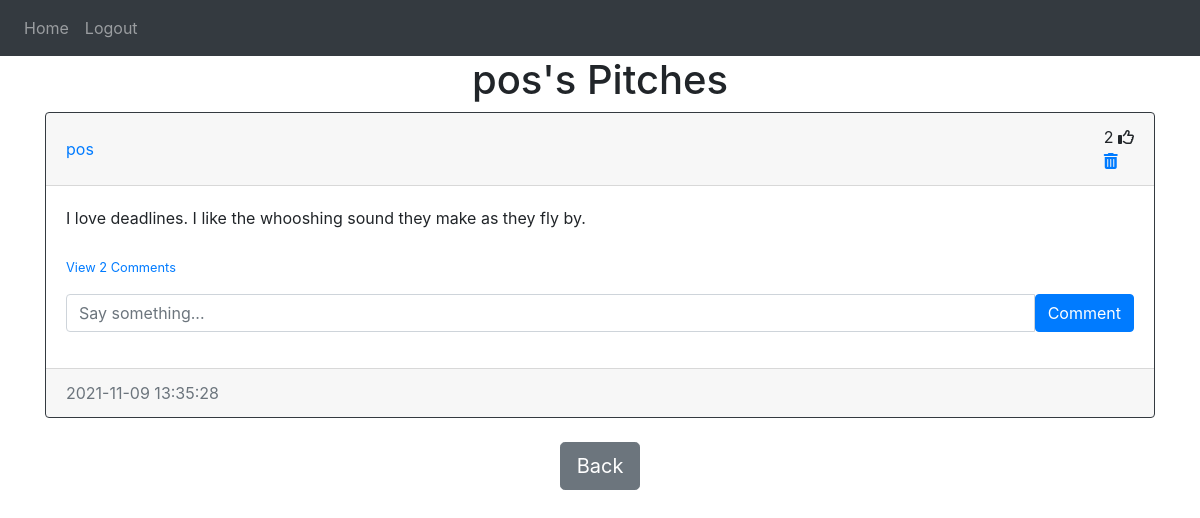
Page /pitches/pos (signed in) on the committed database.
### website/models.py (models this page shows)
class User(db.Model, UserMixin):
    id = db.Column(db.Integer, primary_key=True)
    email = db.Column(db.String(150), unique=True)
    username = db.Column(db.String(150), unique=True)
    password = db.Column(db.String(150))
    date_created = db.Column(db.DateTime(timezone=True), default=func.now())
    posts = db.relationship('Post', backref='user', passive_deletes=True)
    comments = db.relationship('Comment', backref='user', passive_deletes=True)
    likes = db.relationship('Like', backref='user', passive_deletes=True)

class Post(db.Model):
    id = db.Column(db.Integer, primary_key=True)
    text = db.Column(db.Text, nullable=False)
    date_created = db.Column(db.DateTime(timezone=True), default=func.now())
    author = db.Column(db.Integer, db.ForeignKey('user.id', ondelete="CASCADE"), nullable=False)
    comments = db.relationship('Comment', backref='post', passive_deletes=True)
    likes = db.relationship('Like', backref='post', passive_deletes=True)

### website/views.py (the view)
@views.route('/pitches/<username>')
@login_required
def pitches(username):
    user = User.query.filter_by(username=username).first()
    if not user:
        flash('No user with that username exists.', category='error')
        return redirect(url_for('views.home'))
    posts = user.posts
    return render_template('pitches.html',user=current_user,posts=posts,username=username)

### website/__init__.py (called while the page is built)
def create_app():
    app = Flask(__name__)
    app.config['SECRET_KEY'] = 'eowqiepowqipeoeoqwpeoiwpqoei'
    app.config['SQLALCHEMY_DATABASE_URI'] = f'sqlite:///{DB_NAME}'
    db.init_app(app)
    from .views import views
    from .auth import auth
    app.register_blueprint(views, url_prefix='/')
    app.register_blueprint(auth, url_prefix='/')
    from .models import User, Post,Comment,Like
    login_manager =LoginManager()
    login_manager.login_view = 'auth.login'
    login_manager.init_app(app)
    @login_manager.user_loader
    def load_user(id):
        return User.query.get(int(id))
    create_database(app)
    return app

### website/templates/pitches.html (shortened to what this page needs)
{% extends 'pitch_div.html' %}
{% block header %}
{{username}}'s Pitches
{% endblock %}
{% block footer %}
<div align="center">
    <a href="/home"
      ><button type="button" class="btn btn-secondary btn-lg">Back</button></a
    >
  </div>
{% endblock %}

### website/templates/pitch_div.html (shortened to what this page needs)
{% extends 'base.html' %}
{% block content %}
<h1 align="center"> {% block header %}Pitches{% endblock %}</h1>
<div id="posts">
  {% for post in posts %}
  <div class="card border-dark">
    <div class="card-header d-flex justify-content-between align-items-center">
      <a href="/pitches/{{post.user.username}}">{{post.user.username}}</a>
     <div>
         <span id="likes-count-{{post.id}}">{{ post.likes|length }} </span>
         {% if user.id in post.likes|map(attribute="author") |list %}
        <i class="fas fa-thumbs-up" id="like-button-{{post.id}}" onclick="like({{post.id}})"></i>
        {% else %}
        <i class="far fa-thumbs-up" id="like-button-{{post.id}}" onclick="like({{post.id}})"></i>
        {% endif %}
        {% if user.id == post.author %}
      <div >
        <a href="/delete-pitch/{{post.id}}"><i class="fas fa-trash-alt"></i></a>
      </div>
      {% endif %}
    </div>
    </div>
    <div class="card-body">
      <div class="card-text">{{post.text}}</div>
      <br>
      <p class="card-text">
      {% if post.comments|length > 0 %}
      <a href="#comments-{{post.id}}" data-toggle="collapse" role="button">
        <small>View {{post.comments|length}} Comments </small>
      </a>
      {% else %}
      <small class="text-muted">Please give some feedback</small>
      {% endif %}
      </p>
      <form action="/create-comment/{{post.id}}" method="POST" class="input-group mb-3">
          <input type="text" id="text" name="text" class="form-control" placeholder="Say something...">
          <button type="submit" class="btn btn-primary">Comment</button>
      </form>
    </div>
    <div class="card-footer text-muted">{{post.date_created}}</div>
  </div>
  <br>
  {% endfor %}
</div>
{% block footer %}{% endblock %}
{% endblock %}

### rows in the picture
User: username "pos"
Post: user.username "pos", likes|length "2", text "I love deadlines. I like the whooshing sound they make as they fly by.", comments|length "2", date_created "2021-11-09 13:35:28"
